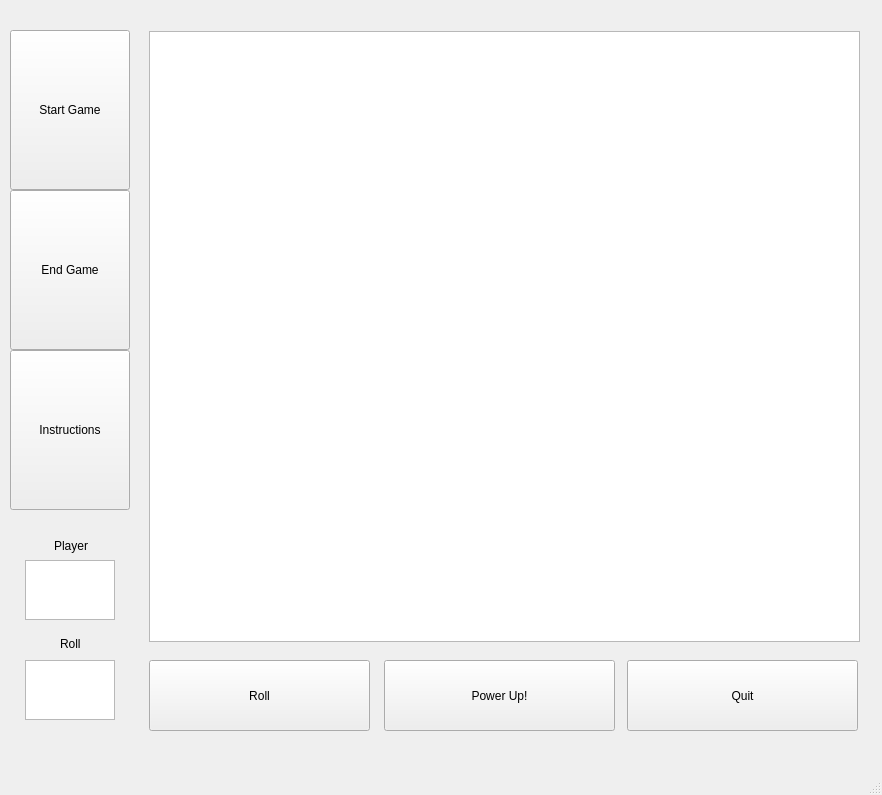
<?xml version="1.0" encoding="UTF-8"?>
<ui version="4.0">
 <class>GameWindow</class>
 <widget class="QMainWindow" name="GameWindow">
  <property name="geometry">
   <rect>
    <x>0</x>
    <y>0</y>
    <width>882</width>
    <height>795</height>
   </rect>
  </property>
  <property name="windowTitle">
   <string>GameWindow</string>
  </property>
  <widget class="QWidget" name="centralwidget">
   <widget class="QGraphicsView" name="boardView">
    <property name="geometry">
     <rect>
      <x>149</x>
      <y>31</y>
      <width>711</width>
      <height>611</height>
     </rect>
    </property>
   </widget>
   <widget class="QPushButton" name="startBtn">
    <property name="geometry">
     <rect>
      <x>10</x>
      <y>30</y>
      <width>120</width>
      <height>160</height>
     </rect>
    </property>
    <property name="text">
     <string>Start Game</string>
    </property>
   </widget>
   <widget class="QPushButton" name="endBtn">
    <property name="geometry">
     <rect>
      <x>10</x>
      <y>190</y>
      <width>120</width>
      <height>160</height>
     </rect>
    </property>
    <property name="text">
     <string>End Game</string>
    </property>
   </widget>
   <widget class="QPushButton" name="rollBtn">
    <property name="geometry">
     <rect>
      <x>149</x>
      <y>660</y>
      <width>221</width>
      <height>71</height>
     </rect>
    </property>
    <property name="text">
     <string>Roll</string>
    </property>
   </widget>
   <widget class="QPushButton" name="powerUpBtn">
    <property name="geometry">
     <rect>
      <x>384</x>
      <y>660</y>
      <width>231</width>
      <height>71</height>
     </rect>
    </property>
    <property name="text">
     <string>Power Up!</string>
    </property>
   </widget>
   <widget class="QTextEdit" name="rollText">
    <property name="geometry">
     <rect>
      <x>25</x>
      <y>660</y>
      <width>90</width>
      <height>60</height>
     </rect>
    </property>
    <property name="readOnly">
     <bool>true</bool>
    </property>
   </widget>
   <widget class="QTextEdit" name="playerText">
    <property name="geometry">
     <rect>
      <x>25</x>
      <y>560</y>
      <width>90</width>
      <height>60</height>
     </rect>
    </property>
    <property name="readOnly">
     <bool>true</bool>
    </property>
   </widget>
   <widget class="QPushButton" name="instrBtn">
    <property name="geometry">
     <rect>
      <x>10</x>
      <y>350</y>
      <width>120</width>
      <height>160</height>
     </rect>
    </property>
    <property name="text">
     <string>Instructions</string>
    </property>
   </widget>
   <widget class="QPushButton" name="quitBtn">
    <property name="geometry">
     <rect>
      <x>627</x>
      <y>660</y>
      <width>231</width>
      <height>71</height>
     </rect>
    </property>
    <property name="text">
     <string>Quit</string>
    </property>
   </widget>
   <widget class="QLabel" name="label">
    <property name="geometry">
     <rect>
      <x>60</x>
      <y>636</y>
      <width>21</width>
      <height>16</height>
     </rect>
    </property>
    <property name="text">
     <string>Roll</string>
    </property>
   </widget>
   <widget class="QLabel" name="label_2">
    <property name="geometry">
     <rect>
      <x>54</x>
      <y>538</y>
      <width>41</width>
      <height>16</height>
     </rect>
    </property>
    <property name="text">
     <string>Player</string>
    </property>
   </widget>
   <widget class="QTextEdit" name="infoText">
    <property name="geometry">
     <rect>
      <x>512</x>
      <y>150</y>
      <width>191</width>
      <height>61</height>
     </rect>
    </property>
    <property name="font">
     <font>
      <pointsize>10</pointsize>
      <bold>true</bold>
     </font>
    </property>
    <property name="styleSheet">
     <string notr="true">QTextEdit { background: transparent; color: white }</string>
    </property>
    <property name="readOnly">
     <bool>true</bool>
    </property>
   </widget>
  </widget>
  <widget class="QMenuBar" name="menubar">
   <property name="geometry">
    <rect>
     <x>0</x>
     <y>0</y>
     <width>882</width>
     <height>21</height>
    </rect>
   </property>
  </widget>
  <widget class="QStatusBar" name="statusbar"/>
 </widget>
 <resources/>
 <connections/>
</ui>
